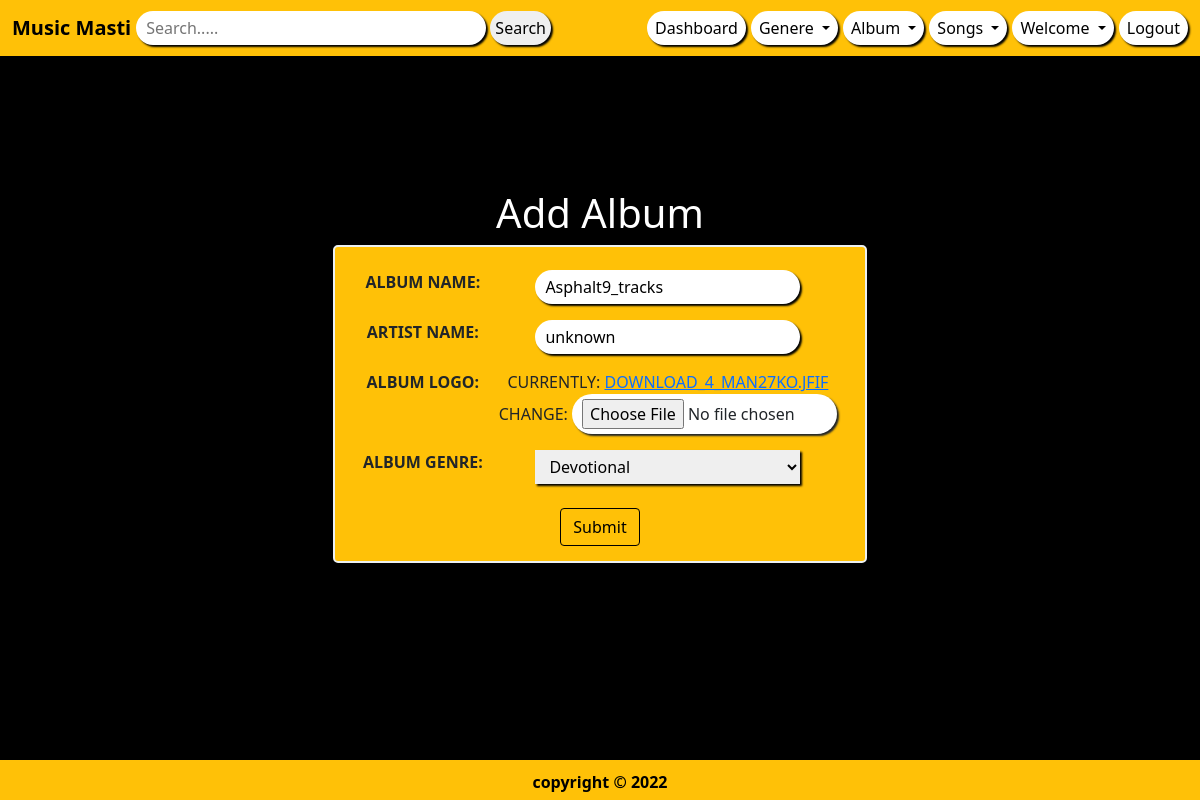
The page /my_albums/update/1 (signed in) on the database its author committed.
### music/models.py (models this page shows, shortened)
class Album(models.Model):
    userid=models.ForeignKey(UserDetails,on_delete=models.CASCADE)
    album_name=models.CharField(max_length=50,unique=True)
    artist_name=models.CharField(max_length=50)
    album_logo=models.FileField()
    album_genre=models.ForeignKey(SongCategory,on_delete=models.CASCADE)

### music/views.py (the view)
class UpdateAlbum(UpdateView):
    template_name='music/add_album.html'
    model=Album
    fields=['album_name','artist_name','album_logo','album_genre']
    context_object_name='form'
    success_url=reverse_lazy('music:myalbum')

### music/models.py (called while the page is built)
    def __str__(self):
        return f'{self.categoryname}'

### music/templates/music/add_album.html (shortened to what this page needs)
{% extends "music/index.html" %}
    {%block body%}
    {% if "user_log" in request.session %}
    <div class="main_div">
    <h1>Add Album</h1>
    <form method="post" enctype="multipart/form-data">
        <table class="table table-bordered">
            {{form.as_table}}
        </table>
        <button class="btn btn-warning" type="submit" value='Submit' >Submit</button>
    </form>
    {%else%}
        <h1 class="text-center text-danger my-5">Please Login First..........</h1>
    {%endif%}
</div>
    {%endblock%}

### rows shown on the page
Album: album_name "Asphalt9_tracks", artist_name "unknown", album_genre "Devotional"
